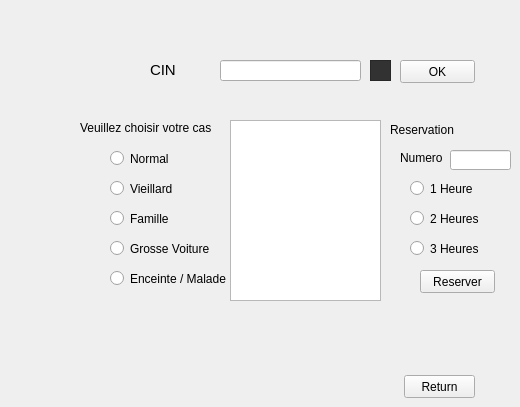
   <widget class="QWidget" name="page">
    <widget class="QRadioButton" name="radioButton_4">
     <property name="geometry">
      <rect>
       <x>110</x>
       <y>240</y>
       <width>101</width>
       <height>17</height>
      </rect>
     </property>
     <property name="text">
      <string>Grosse Voiture</string>
     </property>
    </widget>
    <widget class="QRadioButton" name="radioButton_8">
     <property name="geometry">
      <rect>
       <x>410</x>
       <y>240</y>
       <width>82</width>
       <height>17</height>
      </rect>
     </property>
     <property name="text">
      <string>3 Heures</string>
     </property>
    </widget>
    <widget class="QLineEdit" name="lineEdit_cin">
     <property name="geometry">
      <rect>
       <x>220</x>
       <y>60</y>
       <width>141</width>
       <height>21</height>
      </rect>
     </property>
    </widget>
    <widget class="QRadioButton" name="radioButton_1">
     <property name="geometry">
      <rect>
       <x>110</x>
       <y>150</y>
       <width>82</width>
       <height>17</height>
      </rect>
     </property>
     <property name="text">
      <string>Normal</string>
     </property>
    </widget>
    <widget class="QLabel" name="label_8">
     <property name="geometry">
      <rect>
       <x>400</x>
       <y>150</y>
       <width>51</width>
       <height>16</height>
      </rect>
     </property>
     <property name="text">
      <string>&lt;html&gt;&lt;head/&gt;&lt;body&gt;&lt;p&gt;&lt;span style=&quot; font-size:9pt;&quot;&gt;Numero&lt;/span&gt;&lt;/p&gt;&lt;/body&gt;&lt;/html&gt;</string>
     </property>
    </widget>
    <widget class="QLabel" name="label_7">
     <property name="geometry">
      <rect>
       <x>390</x>
       <y>120</y>
       <width>71</width>
       <height>20</height>
      </rect>
     </property>
     <property name="text">
      <string>&lt;html&gt;&lt;head/&gt;&lt;body&gt;&lt;p&gt;&lt;span style=&quot; font-size:9pt;&quot;&gt;Reservation&lt;/span&gt;&lt;/p&gt;&lt;/body&gt;&lt;/html&gt;</string>
     </property>
    </widget>
    <widget class="QLabel" name="label">
     <property name="geometry">
      <rect>
       <x>150</x>
       <y>60</y>
       <width>31</width>
       <height>21</height>
      </rect>
     </property>
     <property name="text">
      <string>&lt;html&gt;&lt;head/&gt;&lt;body&gt;&lt;p&gt;&lt;span style=&quot; font-size:11pt;&quot;&gt;CIN&lt;/span&gt;&lt;/p&gt;&lt;/body&gt;&lt;/html&gt;</string>
     </property>
    </widget>
    <widget class="QPushButton" name="pushButton_10">
     <property name="geometry">
      <rect>
       <x>420</x>
       <y>270</y>
       <width>75</width>
       <height>23</height>
      </rect>
     </property>
     <property name="text">
      <string>Reserver</string>
     </property>
    </widget>
    <widget class="QRadioButton" name="radioButton_5">
     <property name="geometry">
      <rect>
       <x>110</x>
       <y>270</y>
       <width>121</width>
       <height>17</height>
      </rect>
     </property>
     <property name="text">
      <string>Enceinte / Malade</string>
     </property>
    </widget>
    <widget class="QRadioButton" name="radioButton_3">
     <property name="geometry">
      <rect>
       <x>110</x>
       <y>210</y>
       <width>82</width>
       <height>17</height>
      </rect>
     </property>
     <property name="text">
      <string>Famille</string>
     </property>
    </widget>
    <widget class="QRadioButton" name="radioButton_7">
     <property name="geometry">
      <rect>
       <x>410</x>
       <y>210</y>
       <width>82</width>
       <height>17</height>
      </rect>
     </property>
     <property name="text">
      <string>2 Heures</string>
     </property>
    </widget>
    <widget class="QLineEdit" name="lineEdit_6">
     <property name="geometry">
      <rect>
       <x>450</x>
       <y>150</y>
       <width>61</width>
       <height>20</height>
      </rect>
     </property>
    </widget>
    <widget class="QPushButton" name="pushButton">
     <property name="geometry">
      <rect>
       <x>400</x>
       <y>60</y>
       <width>75</width>
       <height>23</height>
      </rect>
     </property>
     <property name="text">
      <string>OK</string>
     </property>
    </widget>
    <widget class="QRadioButton" name="radioButton_2">
     <property name="geometry">
      <rect>
       <x>110</x>
       <y>180</y>
       <width>82</width>
       <height>17</height>
      </rect>
     </property>
     <property name="text">
      <string>Vieillard</string>
     </property>
    </widget>
    <widget class="QLabel" name="label_4">
     <property name="geometry">
      <rect>
       <x>80</x>
       <y>120</y>
       <width>141</width>
       <height>16</height>
      </rect>
     </property>
     <property name="text">
      <string>&lt;html&gt;&lt;head/&gt;&lt;body&gt;&lt;p&gt;&lt;span style=&quot; font-size:9pt;&quot;&gt;Veuillez choisir votre cas&lt;/span&gt;&lt;/p&gt;&lt;/body&gt;&lt;/html&gt;</string>
     </property>
    </widget>
    <widget class="QRadioButton" name="radioButton_6">
     <property name="geometry">
      <rect>
       <x>410</x>
       <y>180</y>
       <width>82</width>
       <height>17</height>
      </rect>
     </property>
     <property name="text">
      <string>1 Heure</string>
     </property>
    </widget>
    <widget class="QTableView" name="tableView11">
     <property name="geometry">
      <rect>
       <x>230</x>
       <y>120</y>
       <width>151</width>
       <height>181</height>
      </rect>
     </property>
    </widget>
    <widget class="QFrame" name="frame">
     <property name="geometry">
      <rect>
       <x>370</x>
       <y>60</y>
       <width>21</width>
       <height>21</height>
      </rect>
     </property>
     <property name="styleSheet">
      <string notr="true">QToolTip
{
     border: 1px solid black;
     background-color: #ffa02f;
     padding: 1px;
     border-radius: 3px;
     opacity: 100;
}

QWidget
{
    color: #b1b1b1;
    background-color: #323232;
}

QWidget:item:hover
{
    background-color: QLinearGradient( x1: 0, y1: 0, x2: 0, y2: 1, stop: 0 #ffa02f, stop: 1 #ca0619);
    color: #000000;
}

QWidget:item:selected
{
    background-color: QLinearGradient( x1: 0, y1: 0, x2: 0, y2: 1, stop: 0 #ffa02f, stop: 1 #d7801a);
}

QMenuBar::item
{
    background: transparent;
}

QMenuBar::item:selected
{
    background: transparent;
    border: 1px solid #ffaa00;
}

QMenuBar::item:pressed
{
    background: #444;
    border: 1px solid #000;
    background-color: QLinearGradient(
        x1:0, y1:0,
        x2:0, y2:1,
        stop:1 #212121,
        stop:0.4 #343434/*,
        stop:0.2 #343434,
        stop:0.1 #ffaa00*/
    );
    margin-bottom:-1px;
    padding-bottom:1px;
}

QMenu
{
    border: 1px solid #000;
}

QMenu::item
{
    padding: 2px 20px 2px 20px;
}

QMenu::item:selected
{
    color: #000000;
}

QWidget:disabled
{
    color: #404040;
    background-color: #323232;
}

QAbstractItemView
{
    background-color: QLinearGradient( x1: 0, y1: 0, x2: 0, y2: 1, stop: 0 #4d4d4d, stop: 0.1 #646464, stop: 1 #5d5d5d);
}

QWidget:focus
{
    /*border: 2px solid QLinearGradient( x1: 0, y1: 0, x2: 0, y2: 1, stop: 0 #ffa02f, stop: 1 #d7801a);*/
}

QLineEdit
{
    background-color: QLinearGradient( x1: 0, y1: 0, x2: 0, y2: 1, stop: 0 #4d4d4d, stop: 0 #646464, stop: 1 #5d5d5d);
    padding: 1px;
    border-style: solid;
    border: 1px solid #1e1e1e;
    border-radius: 5;
}

QPushButton
{
    color: #b1b1b1;
    background-color: QLinearGradient( x1: 0, y1: 0, x2: 0, y2: 1, stop: 0 #565656, stop: 0.1 #525252, stop: 0.5 #4e4e4e, stop: 0.9 #4a4a4a, stop: 1 #464646);
    border-width: 1px;
    border-color: #1e1e1e;
    border-style: solid;
    border-radius: 6;
    padding: 3px;
    font-size: 12px;
    padding-left: 5px;
    padding-right: 5px;
}

QPushButton:pressed
{
    background-color: QLinearGradient( x1: 0, y1: 0, x2: 0, y2: 1, stop: 0 #2d2d2d, stop: 0.1 #2b2b2b, stop: 0.5 #292929, stop: 0.9 #282828, stop: 1 #252525);
}

QComboBox
{
    selection-background-color: #ffaa00;
    background-color: QLinearGradient( x1: 0, y1: 0, x2: 0, y2: 1, stop: 0 #565656, stop: 0.1 #525252, stop: 0.5 #4e4e4e, stop: 0.9 #4a4a4a, stop: 1 #464646);
    border-style: solid;
    border: 1px solid #1e1e1e;
    border-radius: 5;
}

QComboBox:hover,QPushButton:hover
{
    border: 2px solid QLinearGradient( x1: 0, y1: 0, x2: 0, y2: 1, stop: 0 #ffa02f, stop: 1 #d7801a);
}


QComboBox:on
{
    padding-top: 3px;
    padding-left: 4px;
    background-color: QLinearGradient( x1: 0, y1: 0, x2: 0, y2: 1, stop: 0 #2d2d2d, stop: 0.1 #2b2b2b, stop: 0.5 #292929, stop: 0.9 #282828, stop: 1 #252525);
    selection-background-color: #ffaa00;
}

QComboBox QAbstractItemView
{
    border: 2px solid darkgray;
    selection-background-color: QLinearGradient( x1: 0, y1: 0, x2: 0, y2: 1, stop: 0 #ffa02f, stop: 1 #d7801a);
}

QComboBox::drop-down
{
     subcontrol-origin: padding;
     subcontrol-position: top right;
     width: 15px;

     border-left-width: 0px;
     border-left-color: darkgray;
     border-left-style: solid; /* just a single line */
     border-top-right-radius: 3px; /* same radius as the QComboBox */
     border-bottom-right-radius: 3px;
 }

QComboBox::down-arrow
{
     image: url(:/down_arrow.png);
}

QGroupBox:focus
{
border: 2px solid QLinearGradient( x1: 0, y1: 0, x2: 0, y2: 1, stop: 0 #ffa02f, stop: 1 #d7801a);
}

QTextEdit:focus
{
    border: 2px solid QLinearGradient( x1: 0, y1: 0, x2: 0, y2: 1, stop: 0 #ffa02f, stop: 1 #d7801a);
}

QScrollBar:horizontal {
     border: 1px solid #222222;
     background: QLinearGradient( x1: 0, y1: 0, x2: 0, y2: 1, stop: 0.0 #121212, stop: 0.2 #282828, stop: 1 #484848);
     height: 7px;
     margin: 0px 16px 0 16px;
}

QScrollBar::handle:horizontal
{
      background: QLinearGradient( x1: 0, y1: 0, x2: 1, y2: 0, stop: 0 #ffa02f, stop: 0.5 #d7801a, stop: 1 #ffa02f);
      min-height: 20px;
      border-radius: 2px;
}

QScrollBar::add-line:horizontal {
      border: 1px solid #1b1b19;
      border-radius: 2px;
      background: QLinearGradient( x1: 0, y1: 0, x2: 1, y2: 0, stop: 0 #ffa02f, stop: 1 #d7801a);
      width: 14px;
      subcontrol-position: right;
      subcontrol-origin: margin;
}

QScrollBar::sub-line:horizontal {
      border: 1px solid #1b1b19;
      border-radius: 2px;
      background: QLinearGradient( x1: 0, y1: 0, x2: 1, y2: 0, stop: 0 #ffa02f, stop: 1 #d7801a);
      width: 14px;
     subcontrol-position: left;
     subcontrol-origin: margin;
}

QScrollBar::right-arrow:horizontal, QScrollBar::left-arrow:horizontal
{
      border: 1px solid black;
      width: 1px;
      height: 1px;
      background: white;
}

QScrollBar::add-page:horizontal, QScrollBar::sub-page:horizontal
{
      background: none;
}

QScrollBar:vertical
{
      background: QLinearGradient( x1: 0, y1: 0, x2: 1, y2: 0, stop: 0.0 #121212, stop: 0.2 #282828, stop: 1 #484848);
      width: 7px;
      margin: 16px 0 16px 0;
      border: 1px solid #222222;
}

QScrollBar::handle:vertical
{
      background: QLinearGradient( x1: 0, y1: 0, x2: 0, y2: 1, stop: 0 #ffa02f, stop: 0.5 #d7801a, stop: 1 #ffa02f);
      min-height: 20px;
      border-radius: 2px;
}

QScrollBar::add-line:vertical
{
      border: 1px solid #1b1b19;
      border-radius: 2px;
      background: QLinearGradient( x1: 0, y1: 0, x2: 0, y2: 1, stop: 0 #ffa02f, stop: 1 #d7801a);
      height: 14px;
      subcontrol-position: bottom;
      subcontrol-origin: margin;
}

QScrollBar::sub-line:vertical
{
      border: 1px solid #1b1b19;
      border-radius: 2px;
      background: QLinearGradient( x1: 0, y1: 0, x2: 0, y2: 1, stop: 0 #d7801a, stop: 1 #ffa02f);
      height: 14px;
      subcontrol-position: top;
      subcontrol-origin: margin;
}

QScrollBar::up-arrow:vertical, QScrollBar::down-arrow:vertical
{
      border: 1px solid black;
      width: 1px;
      height: 1px;
      background: white;
}


QScrollBar::add-page:vertical, QScrollBar::sub-page:vertical
{
      background: none;
}

QTextEdit
{
    background-color: #242424;
}

QPlainTextEdit
{
    background-color: #242424;
}

QHeaderView::section
{
    background-color: QLinearGradient(x1:0, y1:0, x2:0, y2:1, stop:0 #616161, stop: 0.5 #505050, stop: 0.6 #434343, stop:1 #656565);
    color: white;
    padding-left: 4px;
    border: 1px solid #6c6c6c;
}

QCheckBox:disabled
{
color: #414141;
}

QDockWidget::title
{
    text-align: center;
    spacing: 3px; /* spacing between items in the tool bar */
    background-color: QLinearGradient(x1:0, y1:0, x2:0, y2:1, stop:0 #323232, stop: 0.5 #242424, stop:1 #323232);
}

QDockWidget::close-button, QDockWidget::float-button
{
    text-align: center;
    spacing: 1px; /* spacing between items in the tool bar */
    background-color: QLinearGradient(x1:0, y1:0, x2:0, y2:1, stop:0 #323232, stop: 0.5 #242424, stop:1 #323232);
}

QDockWidget::close-button:hover, QDockWidget::float-button:hover
{
    background: #242424;
}

QDockWidget::close-button:pressed, QDockWidget::float-button:pressed
{
    padding: 1px -1px -1px 1px;
}

QMainWindow::separator
{
    background-color: QLinearGradient(x1:0, y1:0, x2:0, y2:1, stop:0 #161616, stop: 0.5 #151515, stop: 0.6 #212121, stop:1 #343434);
    color: white;
    padding-left: 4px;
    border: 1px solid #4c4c4c;
    spacing: 3px; /* spacing between items in the tool bar */
}

QMainWindow::separator:hover
{

    background-color: QLinearGradient(x1:0, y1:0, x2:0, y2:1, stop:0 #d7801a, stop:0.5 #b56c17 stop:1 #ffa02f);
    color: white;
    padding-left: 4px;
    border: 1px solid #6c6c6c;
    spacing: 3px; /* spacing between items in the tool bar */
}

QToolBar::handle
{
     spacing: 3px; /* spacing between items in the tool bar */
     background: url(:/images/handle.png);
}

QMenu::separator
{
    height: 2px;
    background-color: QLinearGradient(x1:0, y1:0, x2:0, y2:1, stop:0 #161616, stop: 0.5 #151515, stop: 0.6 #212121, stop:1 #343434);
    color: white;
    padding-left: 4px;
    margin-left: 10px;
    margin-right: 5px;
}

QProgressBar
{
    border: 2px solid grey;
    border-radius: 5px;
    text-align: center;
}

QProgressBar::chunk
{
    background-color: #d7801a;
    width: 2.15px;
    margin: 0.5px;
}

QTabBar::tab {
    color: #b1b1b1;
    border: 1px solid #444;
    border-bottom-style: none;
    background-color: #323232;
    padding-left: 10px;
    padding-right: 10px;
    padding-top: 3px;
    padding-bottom: 2px;
    margin-right: -1px;
}

QTabWidget::pane {
    border: 1px solid #444;
    top: 1px;
}

QTabBar::tab:last
{
    margin-right: 0; /* the last selected tab has nothing to overlap with on the right */
    border-top-right-radius: 3px;
}

QTabBar::tab:first:!selected
{
 margin-left: 0px; /* the last selected tab has nothing to overlap with on the right */


    border-top-left-radius: 3px;
}

QTabBar::tab:!selected
{
    color: #b1b1b1;
    border-bottom-style: solid;
    margin-top: 3px;
    background-color: QLinearGradient(x1:0, y1:0, x2:0, y2:1, stop:1 #212121, stop:.4 #343434);
}

QTabBar::tab:selected
{
    border-top-left-radius: 3px;
    border-top-right-radius: 3px;
    margin-bottom: 0px;
}

QTabBar::tab:!selected:hover
{
    /*border-top: 2px solid #ffaa00;
    padding-bottom: 3px;*/
    border-top-left-radius: 3px;
    border-top-right-radius: 3px;
    background-color: QLinearGradient(x1:0, y1:0, x2:0, y2:1, stop:1 #212121, stop:0.4 #343434, stop:0.2 #343434, stop:0.1 #ffaa00);
}

QRadioButton::indicator:checked, QRadioButton::indicator:unchecked{
    color: #b1b1b1;
    background-color: #323232;
    border: 1px solid #b1b1b1;
    border-radius: 6px;
}

QRadioButton::indicator:checked
{
    background-color: qradialgradient(
        cx: 0.5, cy: 0.5,
        fx: 0.5, fy: 0.5,
        radius: 1.0,
        stop: 0.25 #ffaa00,
        stop: 0.3 #323232
    );
}

QCheckBox::indicator{
    color: #b1b1b1;
    background-color: #323232;
    border: 1px solid #b1b1b1;
    width: 9px;
    height: 9px;
}

QRadioButton::indicator
{
    border-radius: 6px;
}

QRadioButton::indicator:hover, QCheckBox::indicator:hover
{
    border: 1px solid #ffaa00;
}

QCheckBox::indicator:checked
{
    image:url(:/images/checkbox.png);
}

QCheckBox::indicator:disabled, QRadioButton::indicator:disabled
{
    border: 1px solid #444;
}</string>
     </property>
     <property name="frameShape">
      <enum>QFrame::StyledPanel</enum>
     </property>
     <property name="frameShadow">
      <enum>QFrame::Raised</enum>
     </property>
    </widget>
    <widget class="QPushButton" name="pushButton_55">
     <property name="geometry">
      <rect>
       <x>404</x>
       <y>375</y>
       <width>71</width>
       <height>23</height>
      </rect>
     </property>
     <property name="text">
      <string>Return</string>
     </property>
    </widget>
   </widget>
